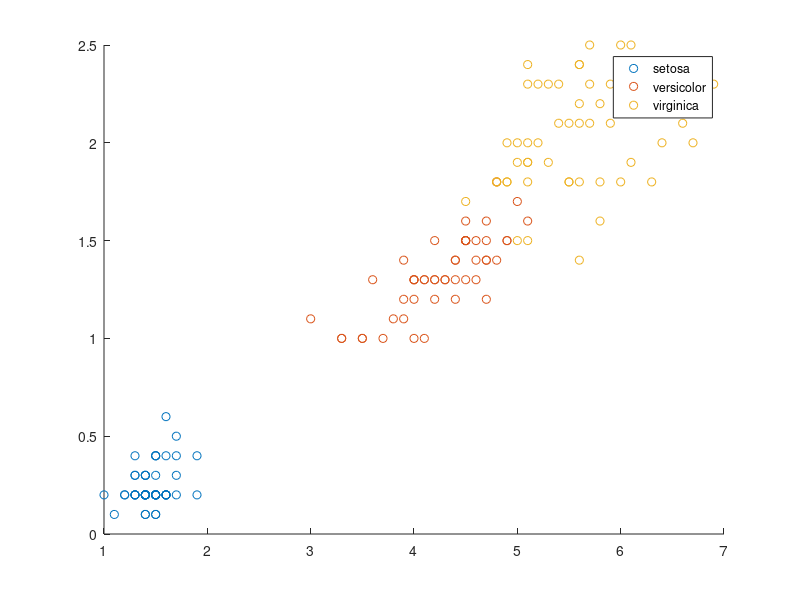

Write the MATLAB code that produced this figure. (Note: this script raises an error after producing the figure.)
clc; clear; close all;
%% Question #1
load 'fisheriris';
gscatter(meas(:,3),meas(:,4),species);
[~,tags]=ismember(species,unique(species));
species = unique(species);
%% prepare data for KNN with 2 features
training = [ meas(1:35,3:4) tags(1:35); meas(51:85,3:4) tags(51:85);meas(101:135,3:4) tags(101:135)];
testing = [meas(36:50,3:4);meas(86:100,3:4);meas(136:150,3:4)];
testing_tags = [tags(36:50);tags(86:100);tags(136:150)];
results = zeros(length(testing_tags),1);
fprintf('Testing KNN with only 2 features\n')
%% using KNN with k=3 with only 2 features
for i= 1:length(testing)
   results(i)=knn(training,testing(i,:),3);
end
res = sum(testing_tags == results)/(length(results))*100;
fprintf('classifying success using k=3 : %g%% \n',res)

%% using KNN with k=5 with only 2 features
for i= 1:length(testing)
   results(i)=knn(training,testing(i,:),5);
end
res = sum(testing_tags == results)/(length(results))*100;
fprintf('classifying success using k=5 : %g%% \n',res)

%% using KNN with k=7 with only 2 features
for i= 1:length(testing)
   results(i)=knn(training,testing(i,:),7);
end
res = sum(testing_tags == results)/(length(results))*100;
fprintf('classifying success using k=7 : %g%% \n',res)

%% prepare data for KNN with all features
training = [meas(1:35,:) tags(1:35); meas(51:85,:) tags(51:85);meas(101:135,:) tags(101:135)];
testing = [meas(36:50,:);meas(86:100,:);meas(136:150,:)];
fprintf('Testing KNN with all features\n');
%% using KNN with k=3
for i= 1:length(testing)
   results(i)=knn(training,testing(i,:),3);
end
res = sum(testing_tags == results)/(length(results))*100;
fprintf('classifying success using k=3 : %g%% \n',res)

%% using KNN with k=5
for i= 1:length(testing)
   results(i)=knn(training,testing(i,:),5);
end
res = sum(testing_tags == results)/(length(results))*100;
fprintf('classifying success using k=5 : %g%% \n',res)

%% using KNN with k=7
for i= 1:length(testing)
   results(i)=knn(training,testing(i,:),7);
end
res = sum(testing_tags == results)/(length(results))*100;
fprintf('classifying success using k=7 : %g%% \n',res)

